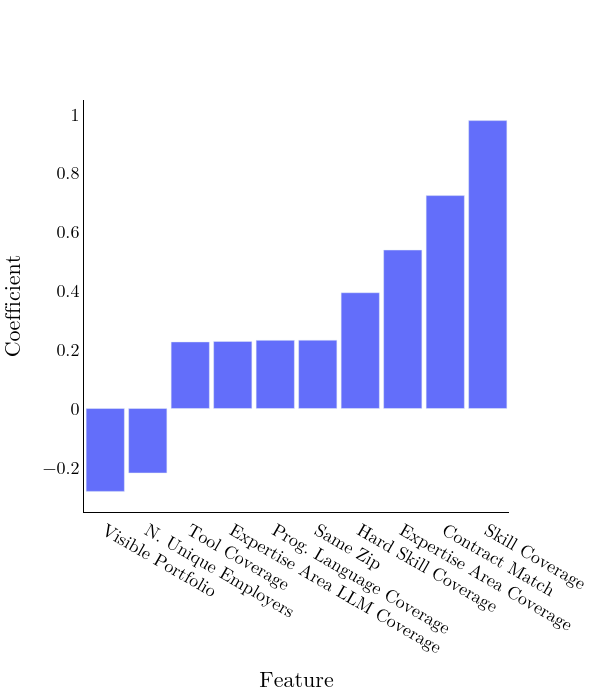

This figure's notebook cell:
### Code cell
tmp = sorted(list(sorted(both.items(), key=lambda x: -abs(x[1])))[:10], key=lambda x: x[1])
layout = Layout(
    font=dict(family='Latin Modern Math', size=18, color="black"),
    xaxis=dict(
        title='Feature',
        autorange=True,
        showgrid=False,
        zeroline=True,
        showline=True,
        ticks='',
        linecolor='black',
        showticklabels=True,
        rangemode="tozero"
    ),
    yaxis=dict(
        title='Coefficient',
        autorange=True,
        showgrid=False,
        zeroline=True,
        showline=True,
        ticks='',
        linecolor='black',
        showticklabels=True,
        rangemode="tozero"
    ),
    legend=dict(x=0.4, y=1),
    paper_bgcolor='rgba(0,0,0,0)',
    plot_bgcolor='rgba(0,0,0,0)',
    width=600, height=700, bargap=0.1
)
data = [
    Bar(x=[x[0] for x in tmp], y=[x[1] for x in tmp])
]
fig = Figure(data=data, layout=layout)
fig.show()
fig.write_image("both_coeff.pdf")

### Figure 1 — Plotly figure (JSON) as saved in the notebook; plotly's stock layout.template omitted (floating-point values rounded to 4 significant figures)
{"data": [{"type": "bar", "x": ["Visible Portfolio", "N. Unique Employers", "Tool Coverage", "Expertise Area LLM Coverage", "Prog. Language Coverage", "Same Zip", "Hard Skill Coverage", "Expertise Area Coverage", "Contract Match", "Skill Coverage"], "y": [-0.2817, -0.2192, 0.2263, 0.2278, 0.2315, 0.2321, 0.3934, 0.5385, 0.7235, 0.9783]}], "layout": {"bargap": 0.1, "font": {"color": "black", "family": "Latin Modern Math", "size": 18}, "height": 700, "legend": {"x": 0.4, "y": 1}, "paper_bgcolor": "rgba(0,0,0,0)", "plot_bgcolor": "rgba(0,0,0,0)", "width": 600, "xaxis": {"autorange": true, "linecolor": "black", "rangemode": "tozero", "showgrid": false, "showline": true, "showticklabels": true, "ticks": "", "title": {"text": "Feature"}, "zeroline": true}, "yaxis": {"autorange": true, "linecolor": "black", "rangemode": "tozero", "showgrid": false, "showline": true, "showticklabels": true, "ticks": "", "title": {"text": "Coefficient"}, "zeroline": true}}}
